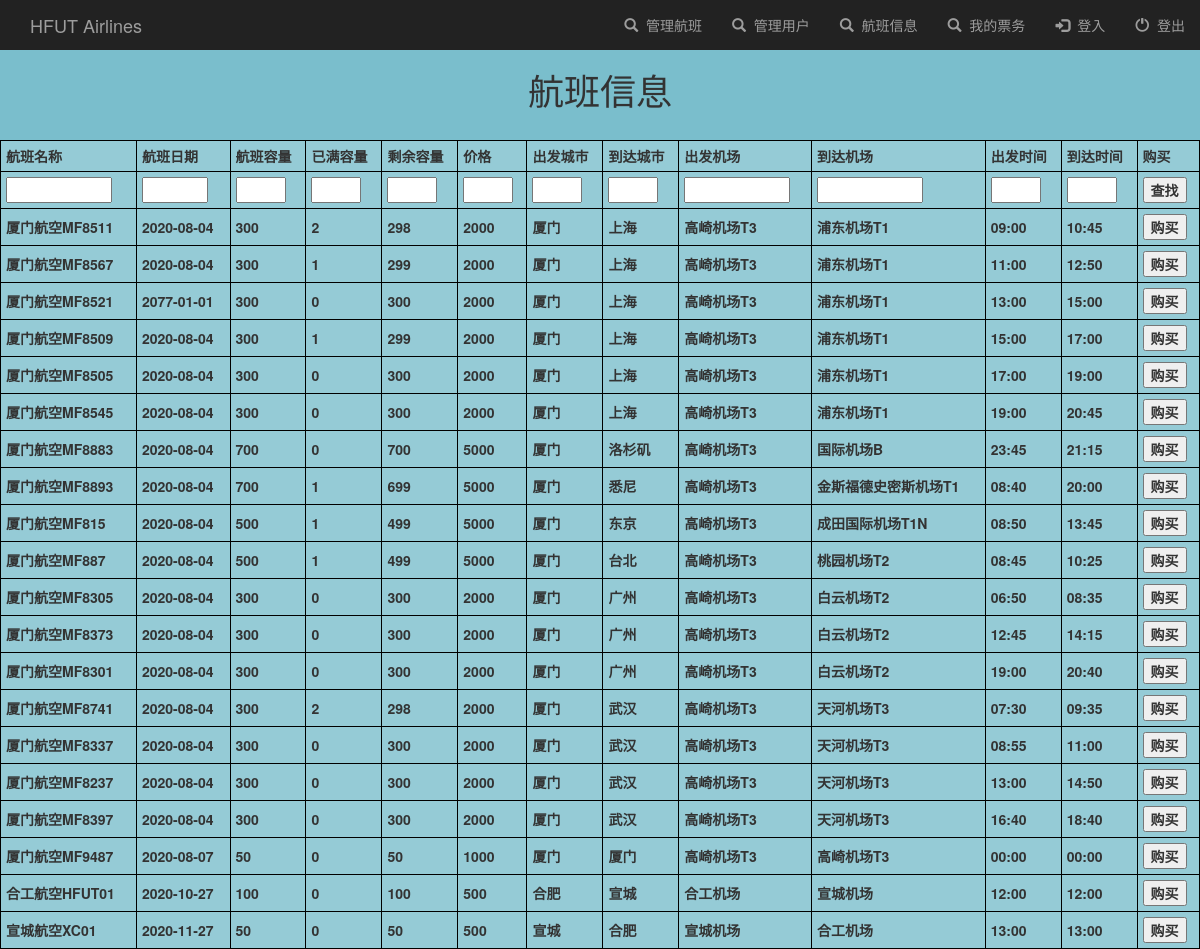
The app's page /ticketInfo/ with its own data.
### TicketApp/models.py (models this page shows)
class TicketItem(models.Model):
    flight_name = models.TextField()
    flight_date = models.TextField()
    flight_capacity = models.IntegerField()
    flight_booked_seats = models.IntegerField()
    flight_remained_seats = models.IntegerField()
    flight_price = models.TextField()
    depart_city = models.TextField()
    arrive_city = models.TextField()
    depart_airport = models.TextField()
    arrive_airport = models.TextField()
    depart_time = models.TextField()
    arrive_time = models.TextField()

### TicketApp/views.py (the view)
# urls.py: path('ticketInfo/', ticket_info, name='ticketInfo'),
def ticket_info(request):
    all_ticket_items = TicketItem.objects.all()
    return render(request, 'TicketInfo.html', {'all_items': all_ticket_items})

### TicketApp/templates/TicketInfo.html (shortened to what this page needs)
<!DOCTYPE html>
{% include 'navbar.html' %}
<html lang="en">
<head>
</head>
<body>
<h1 align="center">航班信息</h1>
<table style="width:100%">
    <tr>
        <th>航班名称</th>
        <th>航班日期</th>
        <th>航班容量</th>
        <th>已满容量</th>
        <th>剩余容量</th>
        <th>价格</th>
        <th>出发城市</th>
        <th>到达城市</th>
        <th>出发机场</th>
        <th>到达机场</th>
        <th>出发时间</th>
        <th>到达时间</th>
        <th>购买</th>
    </tr>
    <tr>
    <form action="/searchTicket/" method="post">{% csrf_token %}
        <label>
            <th><input name="search_flight_name" size="10"></th>
            <th><input name="search_flight_date" size="5"></th>
            <th><input name="search_flight_capacity" size="3"></th>
            <th><input name="search_flight_booked_seats" size="3"></th>
            <th><input name="search_flight_remained_seats" size="3"></th>
            <th><input name="search_flight_price" size="3"></th>
            <th><input name="search_depart_city" size="3"></th>
            <th><input name="search_arrive_city" size="3"></th>
            <th><input name="search_depart_airport" size="10"></th>
            <th><input name="search_arrive_airport" size="10"></th>
            <th><input name="search_depart_time" size="3"></th>
            <th><input name="search_arrive_time" size="3"></th>
            <th colspan="1"><input type="submit" value="查找"/></th>
        </label>
    </form>
    </tr>
    {% for ticketInfo_item in all_items %}
    <tr>
        <th>{{ ticketInfo_item.flight_name }}</th>
        <th>{{ ticketInfo_item.flight_date }}</th>
        <th>{{ ticketInfo_item.flight_capacity }}</th>
        <th>{{ ticketInfo_item.flight_booked_seats }}</th>
        <th>{{ ticketInfo_item.flight_remained_seats }}</th>
        <th>{{ ticketInfo_item.flight_price }}</th>
        <th>{{ ticketInfo_item.depart_city }}</th>
        <th>{{ ticketInfo_item.arrive_city }}</th>
        <th>{{ ticketInfo_item.depart_airport }}</th>
        <th>{{ ticketInfo_item.arrive_airport }}</th>
        <th>{{ ticketInfo_item.depart_time }}</th>
        <th>{{ ticketInfo_item.arrive_time }}</th>
        <form action="/bookTicket/{{ticketInfo_item.id}}" method="post">{% csrf_token %}
            <th><input type="submit" value="购买"></th>
        </form>
    </tr>
    {% endfor %}
</table>
</body>
</html>

### TicketApp/templates/TicketInfo.html (style rules this page uses)
body { margin: 0; padding: 0; height: 100%; background: #7abecc !important; }
table { background-color: rgba(255,255,255,0.2); }
table, th, td { border: 1px solid black; border-collapse: collapse; }
th, td { padding: 5px; text-align: left; }

### records on screen
TicketItem: flight_name "厦门航空MF8511", flight_date "2020-08-04", flight_capacity "300", flight_booked_seats "2", flight_remained_seats "298", flight_price "2000", depart_city "厦门", arrive_city "上海", depart_airport "高崎机场T3", arrive_airport "浦东机场T1", depart_time "09:00", arrive_time "10:45"
TicketItem: flight_name "厦门航空MF8567", flight_date "2020-08-04", flight_capacity "300", flight_booked_seats "1", flight_remained_seats "299", flight_price "2000", depart_city "厦门", arrive_city "上海", depart_airport "高崎机场T3", arrive_airport "浦东机场T1", depart_time "11:00", arrive_time "12:50"
TicketItem: flight_name "厦门航空MF8521", flight_date "2077-01-01", flight_capacity "300", flight_booked_seats "0", flight_remained_seats "300", flight_price "2000", depart_city "厦门", arrive_city "上海", depart_airport "高崎机场T3", arrive_airport "浦东机场T1", depart_time "13:00", arrive_time "15:00"
TicketItem: flight_name "厦门航空MF8509", flight_date "2020-08-04", flight_capacity "300", flight_booked_seats "1", flight_remained_seats "299", flight_price "2000", depart_city "厦门", arrive_city "上海", depart_airport "高崎机场T3", arrive_airport "浦东机场T1", depart_time "15:00", arrive_time "17:00"
TicketItem: flight_name "厦门航空MF8505", flight_date "2020-08-04", flight_capacity "300", flight_booked_seats "0", flight_remained_seats "300", flight_price "2000", depart_city "厦门", arrive_city "上海", depart_airport "高崎机场T3", arrive_airport "浦东机场T1", depart_time "17:00", arrive_time "19:00"
TicketItem: flight_name "厦门航空MF8545", flight_date "2020-08-04", flight_capacity "300", flight_booked_seats "0", flight_remained_seats "300", flight_price "2000", depart_city "厦门", arrive_city "上海", depart_airport "高崎机场T3", arrive_airport "浦东机场T1", depart_time "19:00", arrive_time "20:45"
TicketItem: flight_name "厦门航空MF8883", flight_date "2020-08-04", flight_capacity "700", flight_booked_seats "0", flight_remained_seats "700", flight_price "5000", depart_city "厦门", arrive_city "洛杉矶", depart_airport "高崎机场T3", arrive_airport "国际机场B", depart_time "23:45", arrive_time "21:15"
TicketItem: flight_name "厦门航空MF8893", flight_date "2020-08-04", flight_capacity "700", flight_booked_seats "1", flight_remained_seats "699", flight_price "5000", depart_city "厦门", arrive_city "悉尼", depart_airport "高崎机场T3", arrive_airport "金斯福德史密斯机场T1", depart_time "08:40", arrive_time "20:00"
TicketItem: flight_name "厦门航空MF815", flight_date "2020-08-04", flight_capacity "500", flight_booked_seats "1", flight_remained_seats "499", flight_price "5000", depart_city "厦门", arrive_city "东京", depart_airport "高崎机场T3", arrive_airport "成田国际机场T1N", depart_time "08:50", arrive_time "13:45"
TicketItem: flight_name "厦门航空MF887", flight_date "2020-08-04", flight_capacity "500", flight_booked_seats "1", flight_remained_seats "499", flight_price "5000", depart_city "厦门", arrive_city "台北", depart_airport "高崎机场T3", arrive_airport "桃园机场T2", depart_time "08:45", arrive_time "10:25"
TicketItem: flight_name "厦门航空MF8305", flight_date "2020-08-04", flight_capacity "300", flight_booked_seats "0", flight_remained_seats "300", flight_price "2000", depart_city "厦门", arrive_city "广州", depart_airport "高崎机场T3", arrive_airport "白云机场T2", depart_time "06:50", arrive_time "08:35"
TicketItem: flight_name "厦门航空MF8373", flight_date "2020-08-04", flight_capacity "300", flight_booked_seats "0", flight_remained_seats "300", flight_price "2000", depart_city "厦门", arrive_city "广州", depart_airport "高崎机场T3", arrive_airport "白云机场T2", depart_time "12:45", arrive_time "14:15"
TicketItem: flight_name "厦门航空MF8301", flight_date "2020-08-04", flight_capacity "300", flight_booked_seats "0", flight_remained_seats "300", flight_price "2000", depart_city "厦门", arrive_city "广州", depart_airport "高崎机场T3", arrive_airport "白云机场T2", depart_time "19:00", arrive_time "20:40"
TicketItem: flight_name "厦门航空MF8741", flight_date "2020-08-04", flight_capacity "300", flight_booked_seats "2", flight_remained_seats "298", flight_price "2000", depart_city "厦门", arrive_city "武汉", depart_airport "高崎机场T3", arrive_airport "天河机场T3", depart_time "07:30", arrive_time "09:35"
TicketItem: flight_name "厦门航空MF8337", flight_date "2020-08-04", flight_capacity "300", flight_booked_seats "0", flight_remained_seats "300", flight_price "2000", depart_city "厦门", arrive_city "武汉", depart_airport "高崎机场T3", arrive_airport "天河机场T3", depart_time "08:55", arrive_time "11:00"
TicketItem: flight_name "厦门航空MF8237", flight_date "2020-08-04", flight_capacity "300", flight_booked_seats "0", flight_remained_seats "300", flight_price "2000", depart_city "厦门", arrive_city "武汉", depart_airport "高崎机场T3", arrive_airport "天河机场T3", depart_time "13:00", arrive_time "14:50"
TicketItem: flight_name "厦门航空MF8397", flight_date "2020-08-04", flight_capacity "300", flight_booked_seats "0", flight_remained_seats "300", flight_price "2000", depart_city "厦门", arrive_city "武汉", depart_airport "高崎机场T3", arrive_airport "天河机场T3", depart_time "16:40", arrive_time "18:40"
TicketItem: flight_name "厦门航空MF9487", flight_date "2020-08-07", flight_capacity "50", flight_booked_seats "0", flight_remained_seats "50", flight_price "1000", depart_city "厦门", arrive_city "厦门", depart_airport "高崎机场T3", arrive_airport "高崎机场T3", depart_time "00:00", arrive_time "00:00"
TicketItem: flight_name "合工航空HFUT01", flight_date "2020-10-27", flight_capacity "100", flight_booked_seats "0", flight_remained_seats "100", flight_price "500", depart_city "合肥", arrive_city "宣城", depart_airport "合工机场", arrive_airport "宣城机场", depart_time "12:00", arrive_time "12:00"
TicketItem: flight_name "宣城航空XC01", flight_date "2020-11-27", flight_capacity "50", flight_booked_seats "0", flight_remained_seats "50", flight_price "500", depart_city "宣城", arrive_city "合肥", depart_airport "宣城机场", arrive_airport "合工机场", depart_time "13:00", arrive_time "13:00"
